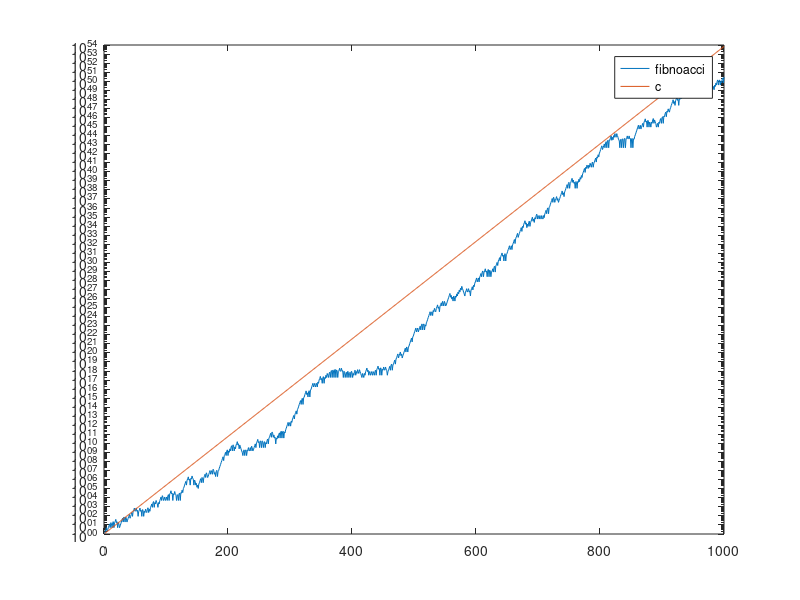

Here is the MATLAB script that generated this plot:
clear
rand('state',1000)
x = [1 2];
for n=2:999
    x(n+1) = x(n) + sign(rand-0.5)*x(n-1);
end
semilogy (1:1000, abs(x))
c =1.13198824;
hold on
semilogy(1:1000, c.^ [1:1000])
hold off
legend('fibnoacci','c')
